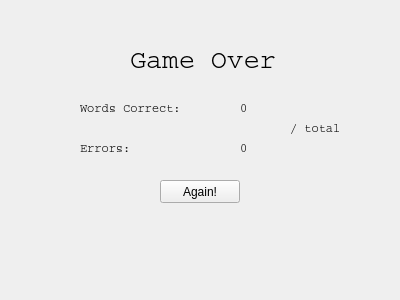
<?xml version="1.0" encoding="UTF-8"?>
<ui version="4.0">
 <class>GameOverWidget</class>
 <widget class="QWidget" name="GameOverWidget">
  <property name="geometry">
   <rect>
    <x>0</x>
    <y>0</y>
    <width>400</width>
    <height>300</height>
   </rect>
  </property>
  <property name="windowTitle">
   <string>Form</string>
  </property>
  <widget class="QLabel" name="label_title">
   <property name="geometry">
    <rect>
     <x>130</x>
     <y>50</y>
     <width>151</width>
     <height>20</height>
    </rect>
   </property>
   <property name="font">
    <font>
     <family>Courier</family>
     <pointsize>20</pointsize>
    </font>
   </property>
   <property name="text">
    <string>Game Over</string>
   </property>
  </widget>
  <widget class="QLabel" name="label_2">
   <property name="geometry">
    <rect>
     <x>80</x>
     <y>100</y>
     <width>111</width>
     <height>16</height>
    </rect>
   </property>
   <property name="font">
    <font>
     <family>Courier</family>
    </font>
   </property>
   <property name="text">
    <string>Words Correct:</string>
   </property>
  </widget>
  <widget class="QLabel" name="label_3">
   <property name="geometry">
    <rect>
     <x>80</x>
     <y>140</y>
     <width>111</width>
     <height>16</height>
    </rect>
   </property>
   <property name="font">
    <font>
     <family>Courier</family>
    </font>
   </property>
   <property name="text">
    <string>Errors:</string>
   </property>
  </widget>
  <widget class="QLabel" name="label_correct">
   <property name="geometry">
    <rect>
     <x>240</x>
     <y>100</y>
     <width>21</width>
     <height>16</height>
    </rect>
   </property>
   <property name="font">
    <font>
     <family>Courier</family>
    </font>
   </property>
   <property name="text">
    <string>0</string>
   </property>
  </widget>
  <widget class="QLabel" name="label_errors">
   <property name="geometry">
    <rect>
     <x>240</x>
     <y>140</y>
     <width>21</width>
     <height>16</height>
    </rect>
   </property>
   <property name="font">
    <font>
     <family>Courier</family>
    </font>
   </property>
   <property name="text">
    <string>0</string>
   </property>
  </widget>
  <widget class="QLabel" name="label_total">
   <property name="geometry">
    <rect>
     <x>290</x>
     <y>120</y>
     <width>51</width>
     <height>16</height>
    </rect>
   </property>
   <property name="font">
    <font>
     <family>Courier</family>
    </font>
   </property>
   <property name="text">
    <string>/ total</string>
   </property>
  </widget>
  <widget class="QPushButton" name="button_again">
   <property name="geometry">
    <rect>
     <x>160</x>
     <y>180</y>
     <width>80</width>
     <height>23</height>
    </rect>
   </property>
   <property name="text">
    <string>Again!</string>
   </property>
  </widget>
 </widget>
 <resources/>
 <connections/>
</ui>
